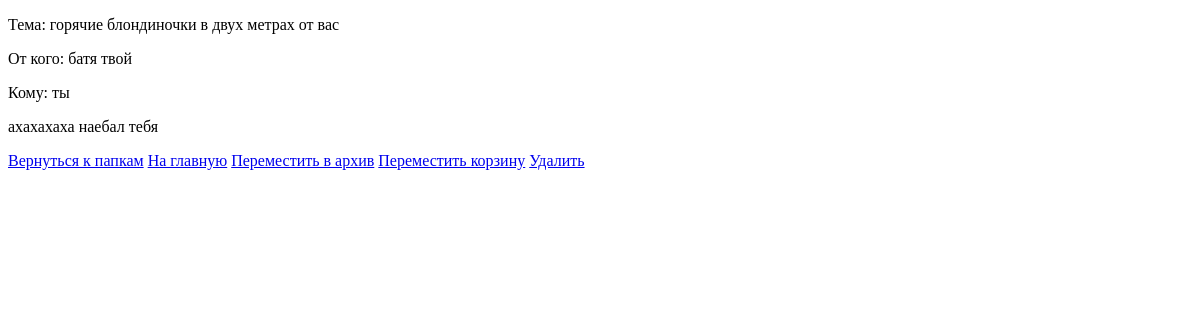
/mail/id/0/, run on an earlier commit of the app's database.
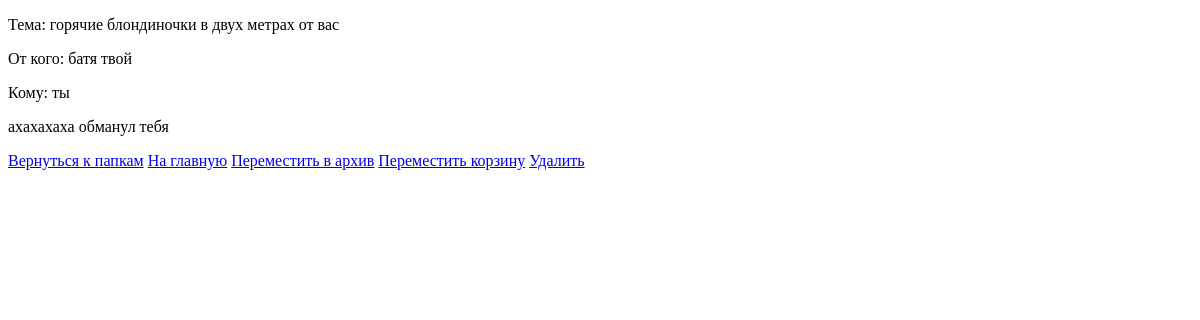
And on a later commit of the database.
### pages/models.py (models this page shows, shortened)
class Email(models.Model):
    subject = models.CharField(
        max_length=100,
        verbose_name="Тема"
    )
    content = models.TextField(
        verbose_name="Содержимое"
    )
    sender = models.TextField(
        verbose_name="Отправитель"
    )
    recipient = models.TextField(
        verbose_name="Получатель"
    )
    is_read = models.BooleanField(
        default=False,
        verbose_name="Прочитано"
    )
    folders = models.ManyToManyField(
        Folder,
        related_name="emails",
        blank=True,
        verbose_name="Папки"
    )
    def mark_as_read(self):
        self.is_read = True
        self.save()

### pages/views.py (the view)
# urls.py: path('id/<int:email_id>/', views.email_detail, name="email_detail"),
def email_detail(request, email_id):
    letter = get_object_or_404(
        Email, pk=email_id
    )
    if not letter.is_read:
        letter.mark_as_read()
    return render(request, 'pages/letter_info.html', {"letter": letter})

### templates/pages/letter_info.html (shortened to what this page needs)
{% extends "base.html" %}
{% block content %}
    <p>Тема: {{ letter.subject }}</p>
    <p>От кого: {{ letter.sender }}</p>
    <p>Кому: {{ letter.recipient }}</p>
    <p>{{ letter.content }}</p>
{% endblock %}
{% block footer %}
    <a href="{% url 'list_folders' %}">Вернуться к папкам</a>
    <a href="{% url 'index' %}">На главную</a>
    <a href="{% url 'move_to_folder' letter.id 'Архив' %}">Переместить в архив</a>
    <a href="{% url 'move_to_folder' letter.id 'Корзина' %}">Переместить корзину</a>
    <a href="{% url 'move_to_folder' letter.id 'Удалённое' %}">Удалить</a>
{% endblock %}

What changed in the data, as far as the page shows it:
changed Email "горячие блондиночки в двух метрах от вас": content "ахахахаха наебал тебя" → "ахахахаха обманул тебя"
